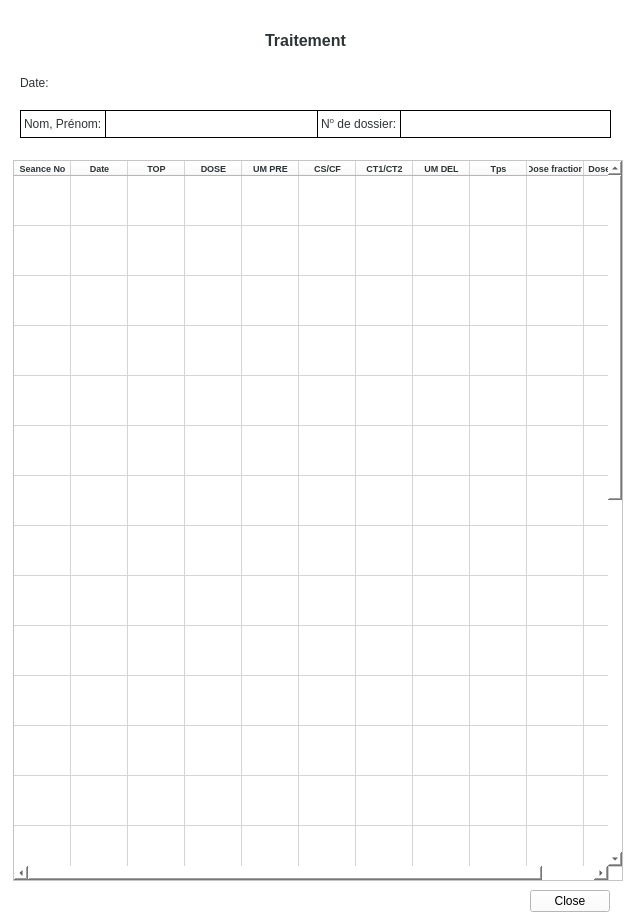
<?xml version="1.0" encoding="UTF-8"?>
<ui version="4.0">
 <class>TreatmentPrintDialog</class>
 <widget class="QWidget" name="TreatmentPrintDialog">
  <property name="geometry">
   <rect>
    <x>0</x>
    <y>0</y>
    <width>630</width>
    <height>918</height>
   </rect>
  </property>
  <property name="windowTitle">
   <string>Form</string>
  </property>
  <property name="styleSheet">
   <string notr="true">background: white;
</string>
  </property>
  <widget class="QWidget" name="treatmentWidget" native="true">
   <property name="geometry">
    <rect>
     <x>0</x>
     <y>0</y>
     <width>630</width>
     <height>891</height>
    </rect>
   </property>
   <property name="minimumSize">
    <size>
     <width>71</width>
     <height>0</height>
    </size>
   </property>
   <widget class="QWidget" name="horizontalLayoutWidget_4">
    <property name="geometry">
     <rect>
      <x>20</x>
      <y>110</y>
      <width>591</width>
      <height>28</height>
     </rect>
    </property>
    <layout class="QHBoxLayout" name="horizontalLayout_4">
     <property name="spacing">
      <number>0</number>
     </property>
     <item>
      <widget class="QLabel" name="nameLabel">
       <property name="styleSheet">
        <string notr="true">border-color: black;
border-width: 1px;
border-style: solid;
border-right-style: none;
color: rgb(46, 52, 54);</string>
       </property>
       <property name="text">
        <string>Nom, Prénom:</string>
       </property>
      </widget>
     </item>
     <item>
      <widget class="QLineEdit" name="nameLineEdit">
       <property name="sizePolicy">
        <sizepolicy hsizetype="Expanding" vsizetype="Expanding">
         <horstretch>0</horstretch>
         <verstretch>0</verstretch>
        </sizepolicy>
       </property>
       <property name="styleSheet">
        <string notr="true">border-color: black;
border-width: 1px;
border-style: solid;
border-right-style: none;
color: rgb(46, 52, 54);</string>
       </property>
       <property name="alignment">
        <set>Qt::AlignCenter</set>
       </property>
       <property name="readOnly">
        <bool>true</bool>
       </property>
      </widget>
     </item>
     <item>
      <widget class="QLabel" name="dossierLabel">
       <property name="styleSheet">
        <string notr="true">border-color: black;
border-width: 1px;
border-style: solid;
border-right-style: none;
color: rgb(46, 52, 54);</string>
       </property>
       <property name="text">
        <string>&lt;html&gt;&lt;head/&gt;&lt;body&gt;&lt;p&gt;N&lt;span style=&quot; vertical-align:super;&quot;&gt;o&lt;/span&gt; de dossier:&lt;/p&gt;&lt;/body&gt;&lt;/html&gt;</string>
       </property>
      </widget>
     </item>
     <item>
      <widget class="QLineEdit" name="dossierLineEdit">
       <property name="sizePolicy">
        <sizepolicy hsizetype="Expanding" vsizetype="Expanding">
         <horstretch>0</horstretch>
         <verstretch>0</verstretch>
        </sizepolicy>
       </property>
       <property name="minimumSize">
        <size>
         <width>21</width>
         <height>0</height>
        </size>
       </property>
       <property name="styleSheet">
        <string notr="true">border-color: black;
border-width: 1px;
border-style: solid;
color: rgb(46, 52, 54);</string>
       </property>
       <property name="alignment">
        <set>Qt::AlignCenter</set>
       </property>
       <property name="readOnly">
        <bool>true</bool>
       </property>
      </widget>
     </item>
    </layout>
   </widget>
   <widget class="QLabel" name="label_87">
    <property name="geometry">
     <rect>
      <x>150</x>
      <y>30</y>
      <width>311</width>
      <height>21</height>
     </rect>
    </property>
    <property name="styleSheet">
     <string notr="true">color: rgb(46, 52, 54);</string>
    </property>
    <property name="text">
     <string>&lt;html&gt;&lt;head/&gt;&lt;body&gt;&lt;p align=&quot;center&quot;&gt;&lt;span style=&quot; font-size:12pt; font-weight:600;&quot;&gt;Traitement&lt;/span&gt;&lt;/p&gt;&lt;/body&gt;&lt;/html&gt;</string>
    </property>
   </widget>
   <widget class="QLabel" name="nameLabel_2">
    <property name="geometry">
     <rect>
      <x>20</x>
      <y>70</y>
      <width>37</width>
      <height>26</height>
     </rect>
    </property>
    <property name="styleSheet">
     <string notr="true">color: rgb(46, 52, 54);</string>
    </property>
    <property name="text">
     <string>&lt;html&gt;&lt;head/&gt;&lt;body&gt;&lt;p&gt;Date:&lt;/p&gt;&lt;/body&gt;&lt;/html&gt;</string>
    </property>
   </widget>
   <widget class="QLineEdit" name="dateLineEdit">
    <property name="geometry">
     <rect>
      <x>60</x>
      <y>70</y>
      <width>289</width>
      <height>26</height>
     </rect>
    </property>
    <property name="sizePolicy">
     <sizepolicy hsizetype="Expanding" vsizetype="Expanding">
      <horstretch>0</horstretch>
      <verstretch>0</verstretch>
     </sizepolicy>
    </property>
    <property name="styleSheet">
     <string notr="true">border: none;
color: rgb(46, 52, 54);</string>
    </property>
    <property name="alignment">
     <set>Qt::AlignLeading|Qt::AlignLeft|Qt::AlignVCenter</set>
    </property>
    <property name="readOnly">
     <bool>true</bool>
    </property>
   </widget>
   <widget class="QTableWidget" name="seancesTableWidget">
    <property name="geometry">
     <rect>
      <x>13</x>
      <y>160</y>
      <width>610</width>
      <height>721</height>
     </rect>
    </property>
    <property name="font">
     <font>
      <pointsize>7</pointsize>
     </font>
    </property>
    <property name="styleSheet">
     <string notr="true">color: rgb(46, 52, 54);</string>
    </property>
    <property name="rowCount">
     <number>27</number>
    </property>
    <attribute name="horizontalHeaderCascadingSectionResizes">
     <bool>false</bool>
    </attribute>
    <attribute name="horizontalHeaderMinimumSectionSize">
     <number>40</number>
    </attribute>
    <attribute name="horizontalHeaderDefaultSectionSize">
     <number>57</number>
    </attribute>
    <attribute name="horizontalHeaderShowSortIndicator" stdset="0">
     <bool>false</bool>
    </attribute>
    <attribute name="horizontalHeaderStretchLastSection">
     <bool>false</bool>
    </attribute>
    <attribute name="verticalHeaderVisible">
     <bool>false</bool>
    </attribute>
    <attribute name="verticalHeaderMinimumSectionSize">
     <number>40</number>
    </attribute>
    <attribute name="verticalHeaderDefaultSectionSize">
     <number>50</number>
    </attribute>
    <row/>
    <row/>
    <row/>
    <row/>
    <row/>
    <row/>
    <row/>
    <row/>
    <row/>
    <row/>
    <row/>
    <row/>
    <row/>
    <row/>
    <row/>
    <row/>
    <row/>
    <row/>
    <row/>
    <row/>
    <row/>
    <row/>
    <row/>
    <row/>
    <row/>
    <row/>
    <row/>
    <column>
     <property name="text">
      <string>Seance No</string>
     </property>
     <property name="font">
      <font>
       <pointsize>7</pointsize>
       <weight>75</weight>
       <bold>true</bold>
      </font>
     </property>
     <property name="background">
      <color>
       <red>217</red>
       <green>217</green>
       <blue>217</blue>
      </color>
     </property>
    </column>
    <column>
     <property name="text">
      <string>Date</string>
     </property>
     <property name="font">
      <font>
       <pointsize>7</pointsize>
       <weight>75</weight>
       <bold>true</bold>
      </font>
     </property>
     <property name="background">
      <color>
       <red>217</red>
       <green>217</green>
       <blue>217</blue>
      </color>
     </property>
    </column>
    <column>
     <property name="text">
      <string>TOP</string>
     </property>
     <property name="font">
      <font>
       <pointsize>7</pointsize>
       <weight>75</weight>
       <bold>true</bold>
      </font>
     </property>
     <property name="background">
      <color>
       <red>217</red>
       <green>217</green>
       <blue>217</blue>
      </color>
     </property>
    </column>
    <column>
     <property name="text">
      <string>DOSE</string>
     </property>
     <property name="font">
      <font>
       <pointsize>7</pointsize>
       <weight>75</weight>
       <bold>true</bold>
      </font>
     </property>
     <property name="background">
      <color>
       <red>217</red>
       <green>217</green>
       <blue>217</blue>
      </color>
     </property>
    </column>
    <column>
     <property name="text">
      <string>UM PRE</string>
     </property>
     <property name="font">
      <font>
       <pointsize>7</pointsize>
       <weight>75</weight>
       <bold>true</bold>
      </font>
     </property>
     <property name="background">
      <color>
       <red>217</red>
       <green>217</green>
       <blue>217</blue>
      </color>
     </property>
    </column>
    <column>
     <property name="text">
      <string>CS/CF</string>
     </property>
     <property name="font">
      <font>
       <pointsize>7</pointsize>
       <weight>75</weight>
       <bold>true</bold>
      </font>
     </property>
     <property name="background">
      <color>
       <red>217</red>
       <green>217</green>
       <blue>217</blue>
      </color>
     </property>
    </column>
    <column>
     <property name="text">
      <string>CT1/CT2</string>
     </property>
     <property name="font">
      <font>
       <pointsize>7</pointsize>
       <weight>75</weight>
       <bold>true</bold>
      </font>
     </property>
     <property name="background">
      <color>
       <red>217</red>
       <green>217</green>
       <blue>217</blue>
      </color>
     </property>
    </column>
    <column>
     <property name="text">
      <string>UM DEL</string>
     </property>
     <property name="font">
      <font>
       <pointsize>7</pointsize>
       <weight>75</weight>
       <bold>true</bold>
      </font>
     </property>
     <property name="background">
      <color>
       <red>217</red>
       <green>217</green>
       <blue>217</blue>
      </color>
     </property>
    </column>
    <column>
     <property name="text">
      <string>Tps</string>
     </property>
     <property name="font">
      <font>
       <pointsize>7</pointsize>
       <weight>75</weight>
       <bold>true</bold>
      </font>
     </property>
     <property name="background">
      <color>
       <red>217</red>
       <green>217</green>
       <blue>217</blue>
      </color>
     </property>
    </column>
    <column>
     <property name="text">
      <string>Dose fraction</string>
     </property>
     <property name="font">
      <font>
       <pointsize>7</pointsize>
       <weight>75</weight>
       <bold>true</bold>
      </font>
     </property>
     <property name="background">
      <color>
       <red>217</red>
       <green>217</green>
       <blue>217</blue>
      </color>
     </property>
    </column>
    <column>
     <property name="text">
      <string>Dose totale</string>
     </property>
     <property name="font">
      <font>
       <pointsize>7</pointsize>
       <weight>75</weight>
       <bold>true</bold>
      </font>
     </property>
     <property name="background">
      <color>
       <red>217</red>
       <green>217</green>
       <blue>217</blue>
      </color>
     </property>
    </column>
   </widget>
  </widget>
  <widget class="QPushButton" name="closePushButton">
   <property name="geometry">
    <rect>
     <x>530</x>
     <y>890</y>
     <width>80</width>
     <height>22</height>
    </rect>
   </property>
   <property name="text">
    <string>Close</string>
   </property>
  </widget>
 </widget>
 <tabstops>
  <tabstop>nameLineEdit</tabstop>
  <tabstop>dossierLineEdit</tabstop>
  <tabstop>closePushButton</tabstop>
 </tabstops>
 <resources/>
 <connections/>
</ui>
